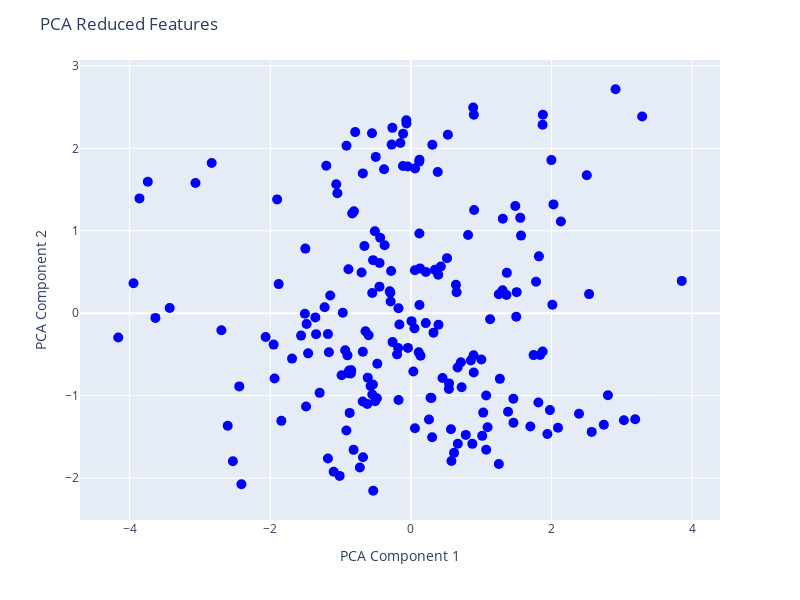

Notebook source saved alongside this figure:
### Code cell
# Visualize PCA output
import plotly.express as px

fig = px.scatter(x=reduced_features[:, 0], y=reduced_features[:, 1])
fig.update_traces(marker=dict(size=10, color='blue'))
fig.update_layout(title='PCA Reduced Features', xaxis_title='PCA Component 1', yaxis_title='PCA Component 2', width=800, height=600)
fig.show()

### Figure 1 — Plotly figure (JSON) as saved in the notebook; plotly's stock layout.template omitted (floating-point values rounded to 4 significant figures; data arrays with more than 128 entries replaced by an {"elided": "..."} marker saying what was removed)
{"data": [{"hovertemplate": "x=%{x}<br>y=%{y}<extra></extra>", "legendgroup": "", "marker": {"color": "blue", "size": 10, "symbol": "circle"}, "mode": "markers", "name": "", "orientation": "v", "showlegend": false, "type": "scatter", "x": {"elided": "200 float values"}, "xaxis": "x", "y": {"elided": "200 float values"}, "yaxis": "y"}], "layout": {"height": 600, "legend": {"tracegroupgap": 0}, "margin": {"t": 60}, "title": {"text": "PCA Reduced Features"}, "width": 800, "xaxis": {"anchor": "y", "domain": [0, 1], "title": {"text": "PCA Component 1"}}, "yaxis": {"anchor": "x", "domain": [0, 1], "title": {"text": "PCA Component 2"}}}}
